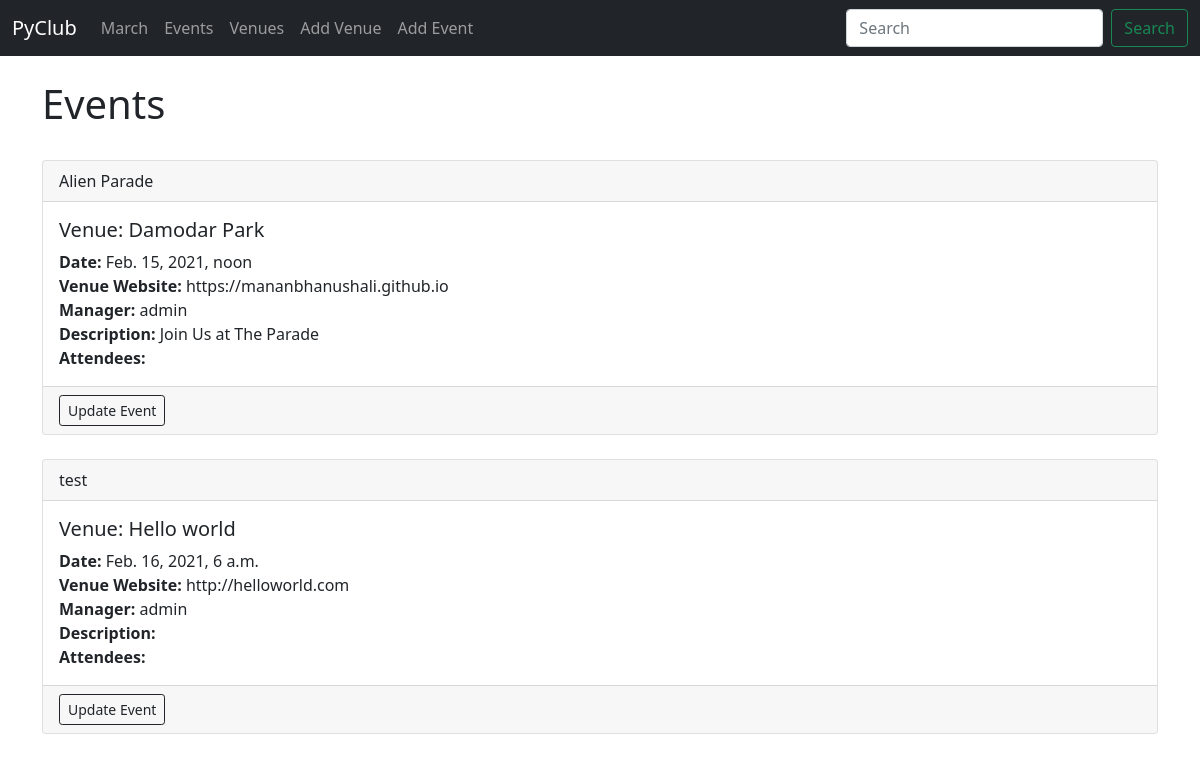
/events, run on an earlier commit of the app's database.
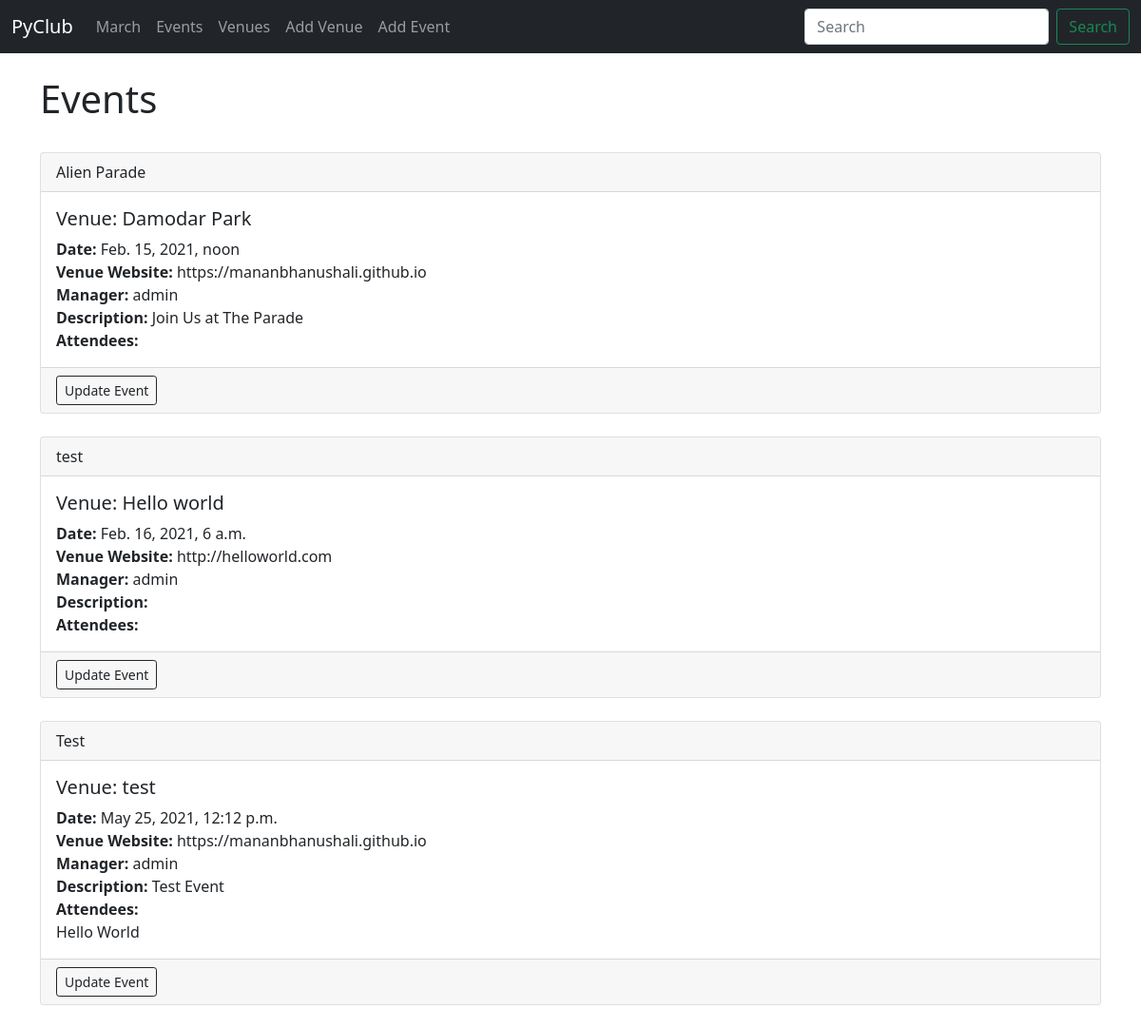
And on a later commit of the database.
### events/models.py (models this page shows)
class Event(models.Model):
    name = models.CharField("Event Name", max_length=120)
    event_date = models.DateTimeField("Event Date")
    venue = models.ForeignKey(Venue, blank=True, null=True, on_delete=models.CASCADE)
    manager = models.ForeignKey(User, blank=True, null=True, on_delete=models.SET_NULL)
    description = models.TextField(blank=True)
    attendees = models.ManyToManyField(MyClubUser, blank=True)
    def __str__(self):
        return self.name

class Venue(models.Model):
    name = models.CharField("Venue Name", max_length=120)
    address = models.CharField(max_length=300)
    zip_code = models.CharField("Zip Code", max_length=15)
    phone = models.CharField("Contact Phone", max_length=25, blank=True)
    web = models.URLField("Website Address", blank=True)
    email_address = models.EmailField("Email Address", blank=True)
    def __str__(self):
        return self.name

class MyClubUser(models.Model):
    first_name = models.CharField(max_length=30)
    last_name = models.CharField(max_length=30)
    email = models.EmailField("User Email")
    def __str__(self):
        return f"{self.first_name} {self.last_name}"

### events/views.py (the view)
# urls.py: path('events', views.all_events, name="list-events"),
def all_events(request):
    event_list = Event.objects.all()
    return render(request, 'events/event_list.html',
                  {'event_list': event_list})

### events/templates/events/event_list.html (shortened to what this page needs)
{% extends 'events/base.html' %}
{% block content %}
<h1>Events</h1>
<br/>
{% for event in event_list %}
<div class="card">
  <div class="card-header">
    {{ event }}
  </div>
  <div class="card-body">
    <h5 class="card-title">Venue: {{ event.venue }}</h5>
    <p class="card-text">
        <strong>Date:</strong> {{ event.event_date }}<br/>
        <strong>Venue Website:</strong> {{ event.venue.web }}<br/>
        <strong>Manager:</strong> {{ event.manager }}<br/>
        <strong>Description:</strong> {{ event.description }}<br/>
        <strong>Attendees:</strong><br/>
            {% for user in event.attendees.all %}
            {{ user }}<br/>
            {% endfor %}
    </p>
  </div>
  <div class="card-footer text-muted">
      <a href="{% url 'update-event' event.id %}" class="btn btn-outline-dark btn-sm">
          <div>Update Event</div>
      </a>
  </div>
</div>
    <br/>
{% endfor %}
{% endblock %}

What changed in the data, as far as the page shows it:
added Event: name "Test", venue "test", event_date "May 25, 2021, 12:12 p.m.", venue.web "https://mananbhanushali.github.io", manager "admin", description "Test Event"
now on this page (row unchanged): MyClubUser: first_name+last_name "Hello World"
